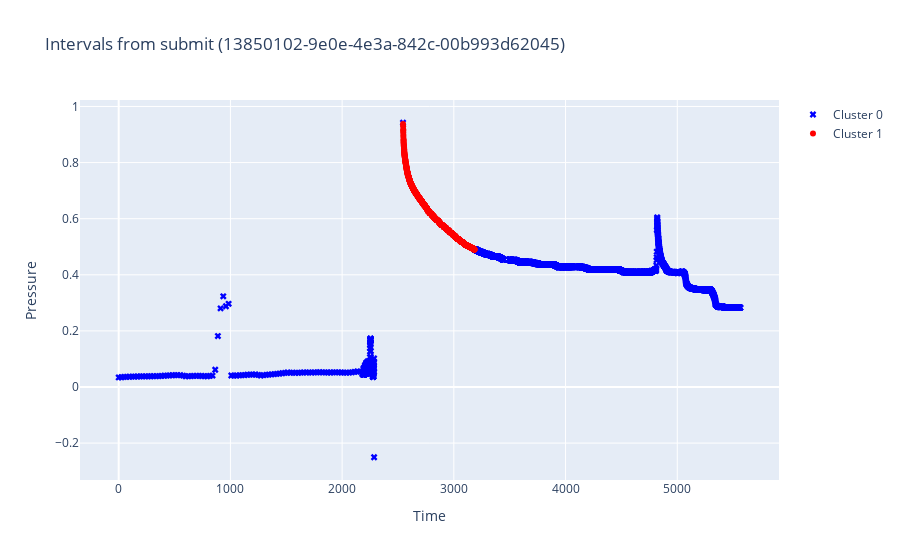

This figure's notebook cell:
### Markdown cell above
## Обработанная кластеризация

### Code cell
plot_data_from_submit(clust_df, filename, SUBMIT_OUTPUT_PATH)

### Figure 1 — Plotly figure (JSON) as saved in the notebook; plotly's stock layout.template omitted (floating-point values rounded to 4 significant figures; data arrays with more than 128 entries replaced by an {"elided": "..."} marker saying what was removed)
{"data": [{"marker": {"color": "blue", "size": 6, "symbol": "x"}, "mode": "markers", "name": "Cluster 0", "type": "scatter", "x": {"elided": "4636 float values"}, "y": {"elided": "4636 float values"}}, {"marker": {"color": "red", "size": 6, "symbol": "circle"}, "mode": "markers", "name": "Cluster 1", "type": "scatter", "x": {"elided": "1158 float values"}, "y": {"elided": "1158 float values"}}], "layout": {"showlegend": true, "title": {"text": "Intervals from submit (13850102-9e0e-4e3a-842c-00b993d62045)"}, "xaxis": {"title": {"text": "Time"}}, "yaxis": {"title": {"text": "Pressure"}}}}
